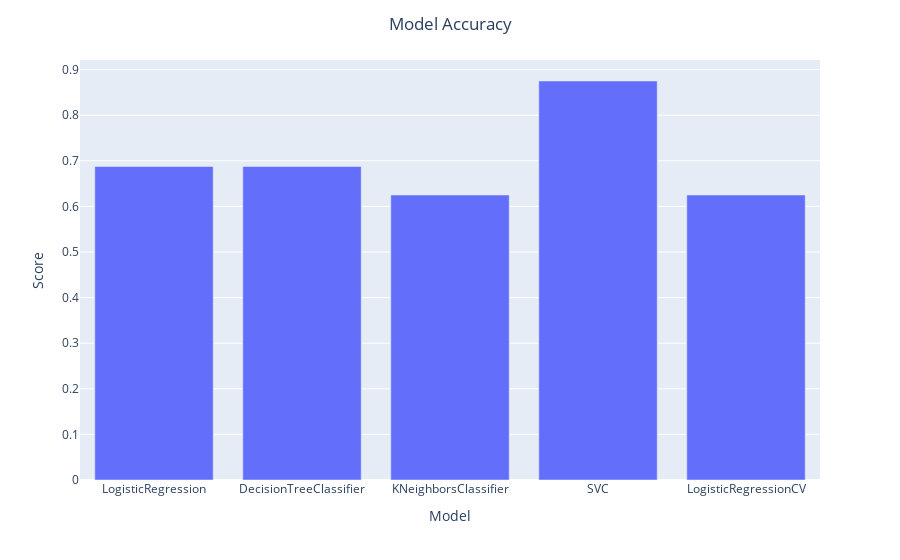

Notebook code for this chart:
### Code cell
pFig1 = px.bar(performDf, x = 'Model', y = 'Score')
pFig1.update_layout(
            title={
            'text' : 'Model Accuracy',
            'x':0.5,
            'xanchor': 'center'
        })
pFig1.show()

### Figure 1 — Plotly figure (JSON) as saved in the notebook; plotly's stock layout.template omitted (floating-point values rounded to 4 significant figures)
{"data": [{"alignmentgroup": "True", "hovertemplate": "Model=%{x}<br>Score=%{y}<extra></extra>", "legendgroup": "", "marker": {"color": "#636efa", "pattern": {"shape": ""}}, "name": "", "offsetgroup": "", "orientation": "v", "showlegend": false, "textposition": "auto", "type": "bar", "x": ["LogisticRegression", "DecisionTreeClassifier", "KNeighborsClassifier", "SVC", "LogisticRegressionCV"], "xaxis": "x", "y": [0.6875, 0.6875, 0.625, 0.875, 0.625], "yaxis": "y"}], "layout": {"barmode": "relative", "legend": {"tracegroupgap": 0}, "margin": {"t": 60}, "title": {"text": "Model Accuracy", "x": 0.5, "xanchor": "center"}, "xaxis": {"anchor": "y", "domain": [0, 1], "title": {"text": "Model"}}, "yaxis": {"anchor": "x", "domain": [0, 1], "title": {"text": "Score"}}}}
